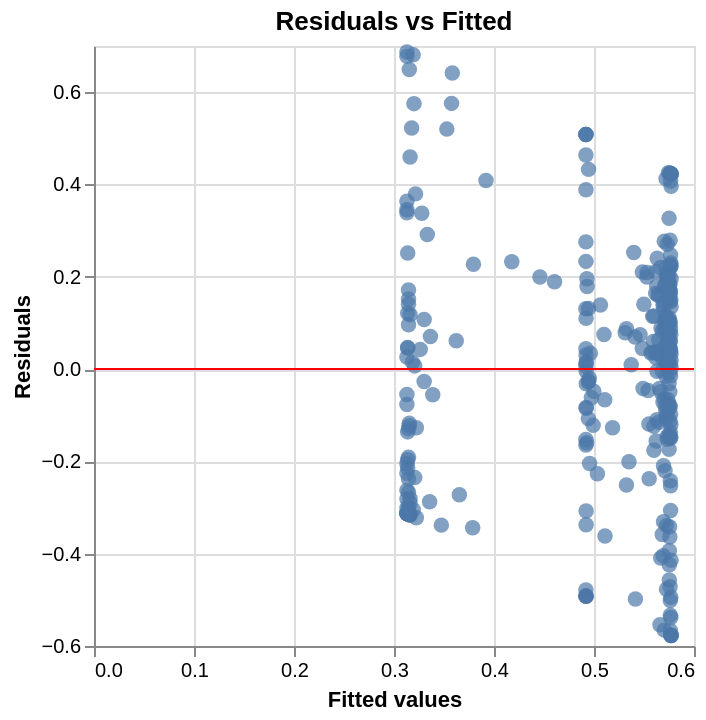

Notebook code cell kept with this figure:
### Code cell
# Residuals vs Fitted plot
resid_plot = alt.Chart(df1).mark_circle(size=60).encode(
    x=alt.X("fitted:Q", title="Fitted values"),
    y=alt.Y("residuals:Q", title="Residuals"),
    tooltip=["fitted", "residuals"]
).properties(
    title="Residuals vs Fitted"
)

# Add horizontal line at y = 0
zero_line = alt.Chart(pd.DataFrame({"y": [0]})).mark_rule(color="red").encode(
    y="y:Q"
)

resid_plot + zero_line

### Figure 1 — Vega-Lite specification as saved in the notebook (floating-point values rounded to 4 significant figures; data arrays with more than 128 entries replaced by an {"elided": "..."} marker saying what was removed)
{"config": {"view": {"continuousWidth": 300, "continuousHeight": 300}}, "layer": [{"data": {"name": "data-54026c3a05b5d06da1ce0cd0859a0e9c"}, "mark": {"type": "circle", "size": 60}, "encoding": {"tooltip": [{"field": "fitted", "type": "quantitative"}, {"field": "residuals", "type": "quantitative"}], "x": {"field": "fitted", "title": "Fitted values", "type": "quantitative"}, "y": {"field": "residuals", "title": "Residuals", "type": "quantitative"}}, "title": "Residuals vs Fitted"}, {"data": {"name": "data-a0a55d106695e8d630baff0f16eee66d"}, "mark": {"type": "rule", "color": "red"}, "encoding": {"y": {"field": "y", "type": "quantitative"}}}], "$schema": "https://vega.github.io/schema/vega-lite/v6.1.0.json", "datasets": {"data-54026c3a05b5d06da1ce0cd0859a0e9c": {"elided": "349 records"}, "data-a0a55d106695e8d630baff0f16eee66d": [{"y": 0}]}}
